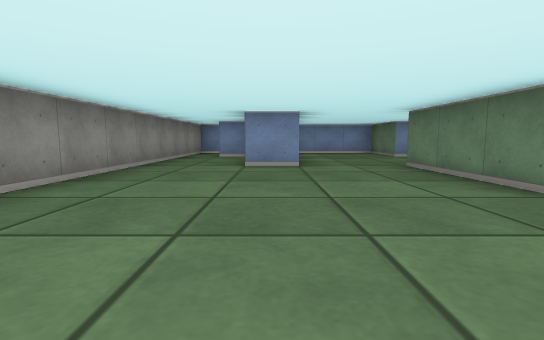
view 1 (above)

24 first-person views from a walk through a cub3D ray-caster map. The camera is about half as high as the walls, tilts 6° down and sees 85° across. The floor is counted in squares. Each view is taken from the middle of a square. On the plan, view 1 faces up. The plan holds only what a view shows up to about 9 squares ahead; the rest is blank.

view 2
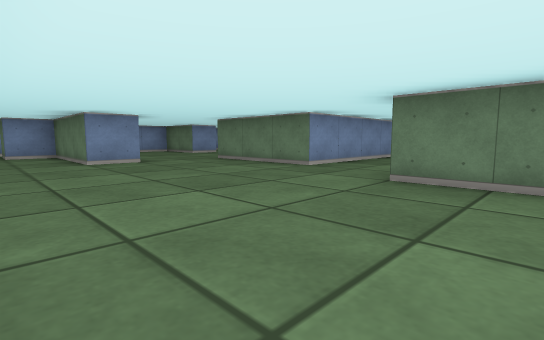

view 3
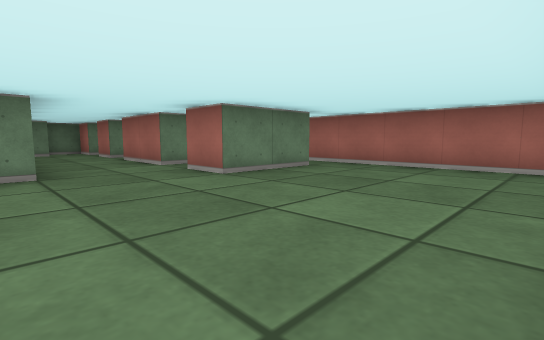

view 4
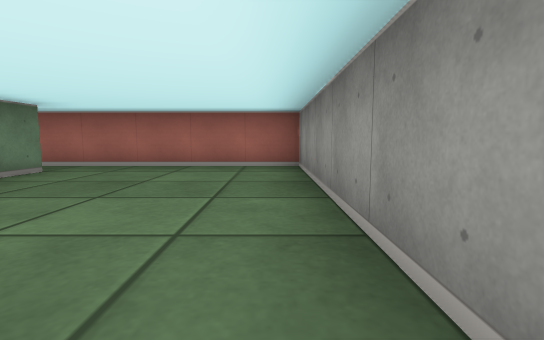

view 5
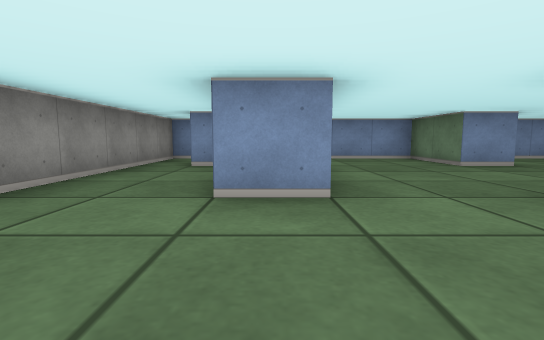

view 6
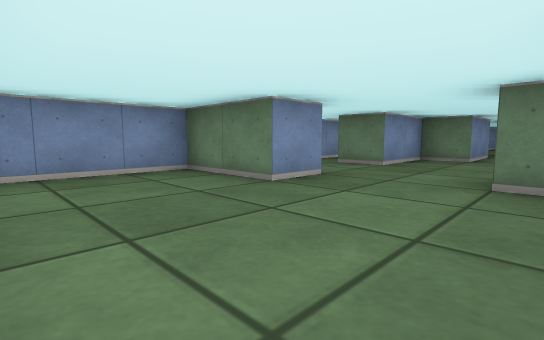

view 7
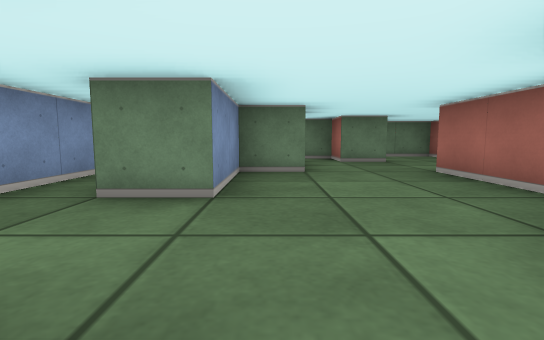

view 8
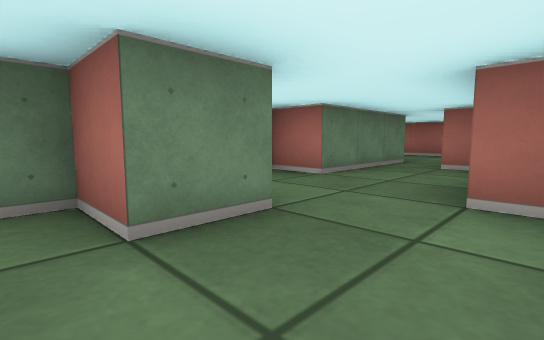

view 9
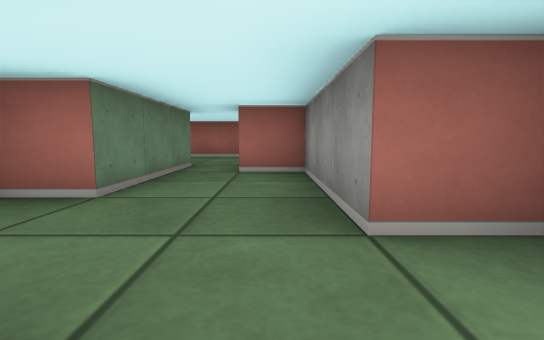

view 10
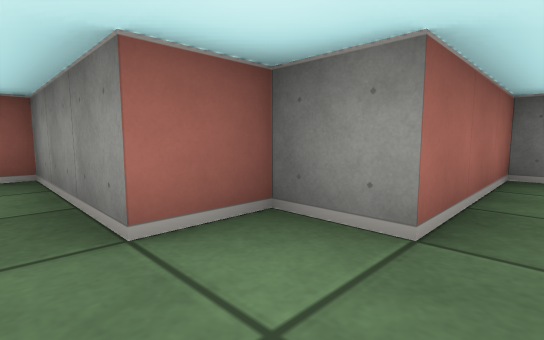

view 11
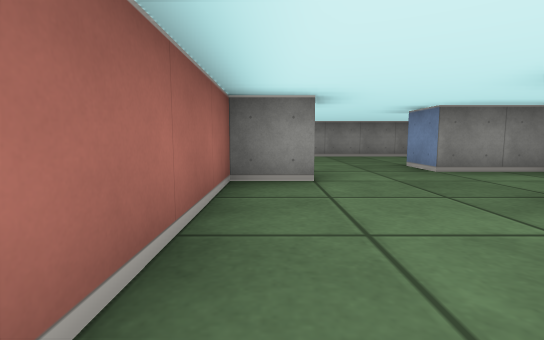

view 12
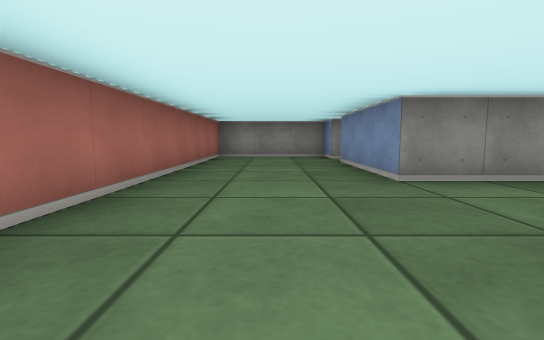

view 13
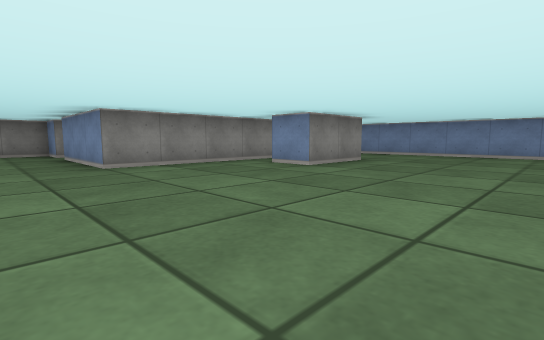

view 14
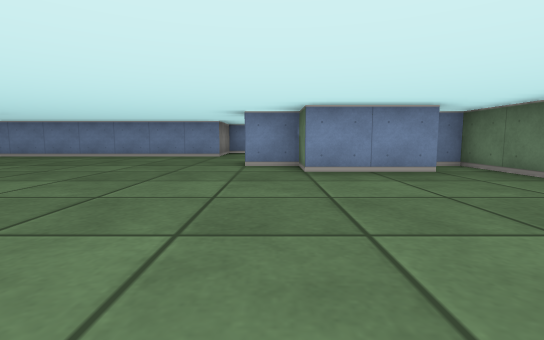

view 15
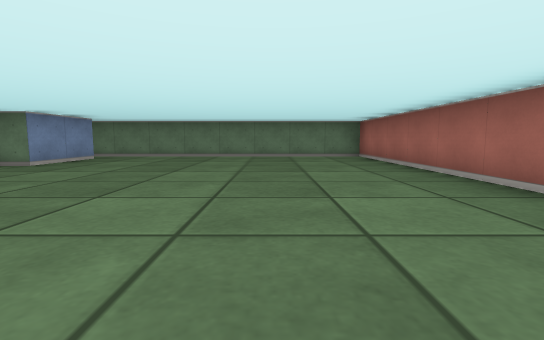

view 16
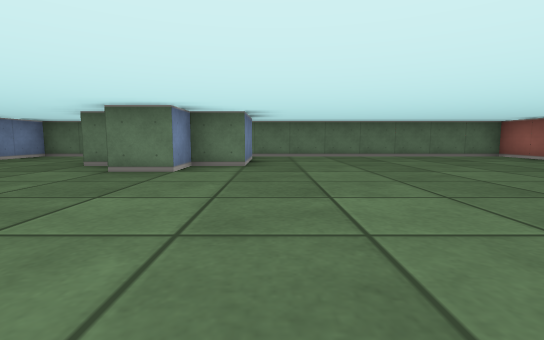

view 17
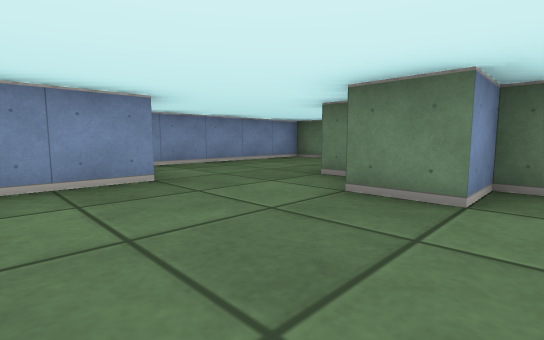

view 18
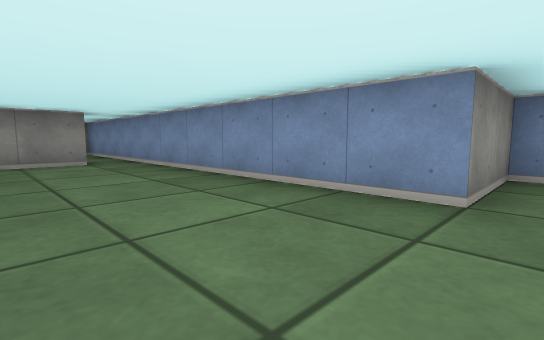

view 19
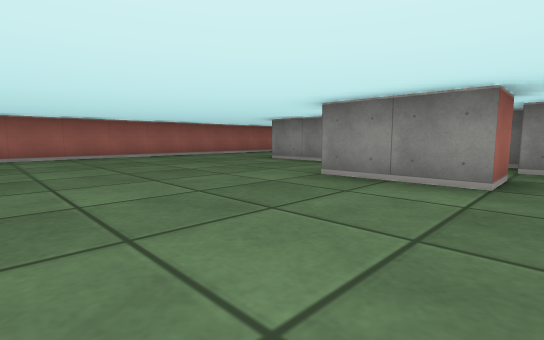

view 20
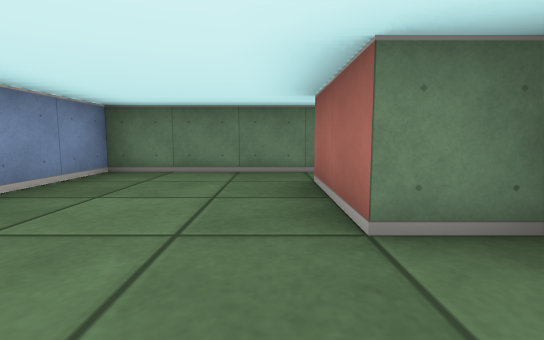

view 21
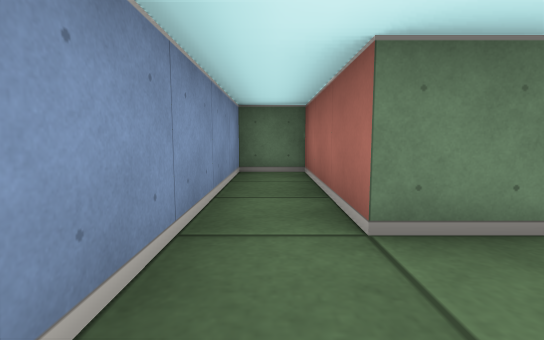

view 22
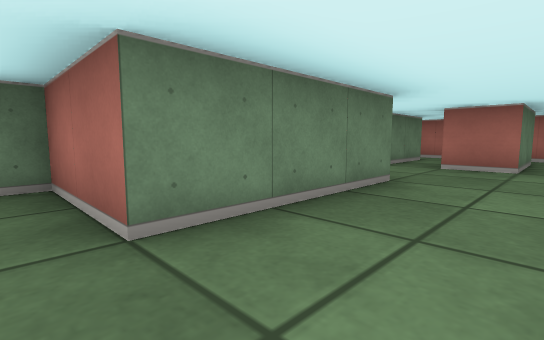

view 23
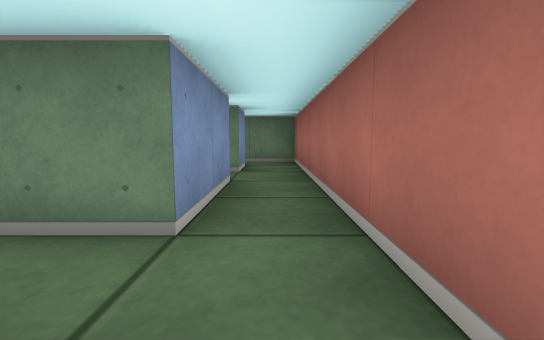

view 24
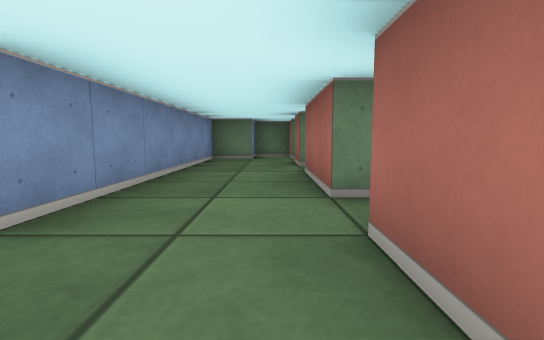

### Floor plan
Ten units are one square. View 1 is at (0, 0); x grows to the right and y downward. Boxes are objects, and circles mark ways between rooms. Rooms are numbered by the first view taken in them; rooms with no view inside come last. Other rooms are left out.
<svg viewBox="-30 -110 290 140">
<path fill="none" stroke="#000" d="M6 -55 -5 -55 -5 -85 -15 -85 -15 -95M15 16 15 -5 25 -5M55 -25 25 -25 25 -45M35 15 35 -5 55 -5M-14 -105 -25 -105 -25 25 25 25M55 -66 55 -55 85 -55 85 -45 95 -45 95 -15 105 -15M45 -85 35 -85 35 -105 11 -105M25 -45 25 -55 45 -55 45 -65M105 -54 105 -65M105 -75 85 -75 85 -85 65 -85M5 -99 5 -71M115 -5 115 -35 125 -35 125 -48M155 -55 165 -55 165 -35 155 -35M145 -45 145 -5 115 -5M225 -65 225 -75 245 -75M246 -45 225 -45 225 -55 215 -55 215 -65M145 -76 145 -55M255 -72 255 -105 205 -105 205 -85 146 -85M105 -5 95 -5 95 25 255 25 255 -55 250 -55M65 -85 65 -95 95 -95 95 -105 55 -105M45 -102 45 -85M75 -25 55 -25M65 15 65 -5 75 -5M25 25 55 25M55 15 35 15M55 25 75 25M75 15 65 15M75 25 85 25 85 14"/>
<circle cx="15" cy="-55" r="3" fill="#2a7"/>
<circle cx="45" cy="-15" r="3" fill="#2a7"/>
<circle cx="20" cy="20" r="3" fill="#2a7"/>
<circle cx="30" cy="5" r="3" fill="#2a7"/>
<circle cx="110" cy="-10" r="3" fill="#2a7"/>
<circle cx="55" cy="-90" r="3" fill="#2a7"/>
<circle cx="60" cy="5" r="3" fill="#2a7"/>
<circle cx="45" cy="20" r="3" fill="#2a7"/>
<circle cx="70" cy="20" r="3" fill="#2a7"/>
<text x="0" y="-30">1</text>
<text x="60" y="-60">2</text>
<text x="190" y="-30">3</text>
<text x="70" y="-100">4</text>
<text x="60" y="-10">5</text>
<text x="40" y="20">6</text>
<text x="60" y="20">7</text>
<text x="80" y="20">8</text>
</svg>
Room 1 opens to room 2. Room 1 opens to room 5. Room 1 opens to room 6. Room 2 opens to room 3. Room 2 opens to room 4. Room 5 opens to room 7. Room 6 opens to room 7. Room 7 opens to room 8.

Where each view was taken, in squares from view 1:
view 1: 0 up, 0 right, facing up
view 2: 1 down, 2 left, facing up-right
view 3: 3 up, 2 left, facing down-right
view 4: 3 up, 2 left, facing down
view 5: 3 up, 0 right, facing up
view 6: 6 up, 1 right, facing up-right
view 7: 8 up, 4 right, facing right
view 8: 7 up, 9 right, facing down-right
view 9: 6 up, 10 right, facing down
view 10: 6 up, 10 right, facing down-left
view 11: 6 up, 9 right, facing left
view 12: 1 down, 18 right, facing left
view 13: 1 down, 20 right, facing up-left
view 14: 0 up, 22 right, facing up
view 15: 0 up, 17 right, facing right
view 16: 4 up, 17 right, facing right
view 17: 5 up, 19 right, facing up-right
view 18: 6 up, 21 right, facing up-left
view 19: 6 up, 20 right, facing down-left
view 20: 8 up, 21 right, facing right
view 21: 10 up, 5 right, facing right
view 22: 6 up, 1 right, facing down-right
view 23: 2 down, 2 right, facing right
view 24: 1 up, 1 right, facing right
